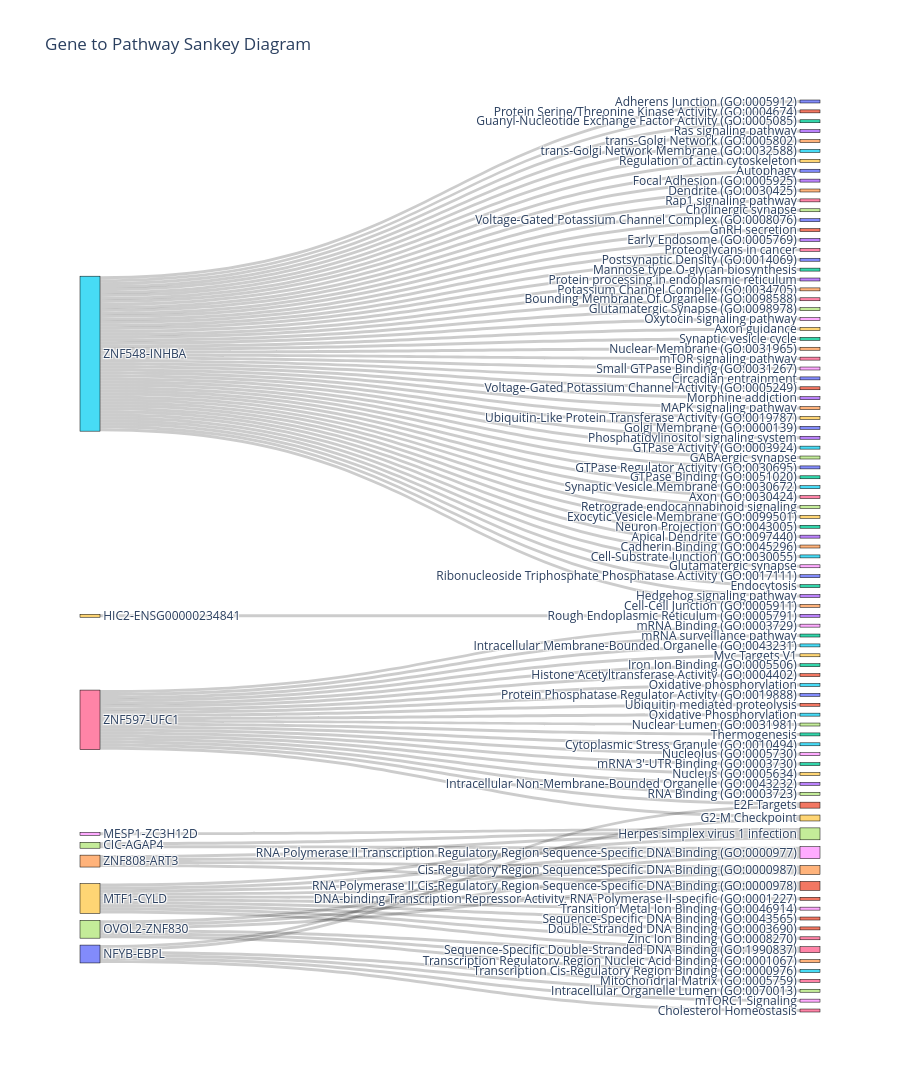

The cell this chart's notebook holds for it:
### Code cell
import plotly.graph_objects as go

# Data preparation as before
sources = []
targets = []
for gene, pathways in  data_dict.items():
    for pathway in pathways:
        sources.append(gene)
        targets.append(pathway)

# Create a mapping of genes and pathways to unique indices
unique_items = list(set(sources + targets))
item_indices = {item: idx for idx, item in enumerate(unique_items)}

# Create lists of indices for the Sankey diagram
source_indices = [item_indices[gene] for gene in sources]
target_indices = [item_indices[pathway] for pathway in targets]

# Define the Sankey diagram figure
fig = go.Figure(go.Sankey(
    node=dict(
        pad=15,
        thickness=20,
        line=dict(color="black", width=0.5),
        label=unique_items,
       align='right'
    ),
    link=dict(
        source=source_indices,
        target=target_indices,
        value=[1] * len(sources),  # All links have equal value
    )
))

# Update layout with increased figure size
fig.update_layout(
    title_text="Gene to Pathway Sankey Diagram",
    font_size=12,
    width=900,  # Increase width
    height=1550,  # Increase height
)

# Save the figure as SVG
fig.write_image("/12tb_dsk2/danish/GRN_new_21_feb_2025/data_preprocessed/grn_analysis_output/plots/sankey_enriched_plots.svg", format="svg", scale=1)# Show the figure
fig.show()

### Figure 1 — Plotly figure (JSON) as saved in the notebook; plotly's stock layout.template omitted (floating-point values rounded to 4 significant figures)
{"data": [{"link": {"source": [18, 66, 66, 66, 66, 66, 66, 66, 66, 66, 66, 66, 66, 66, 66, 66, 66, 66, 66, 66, 66, 74, 74, 74, 74, 49, 49, 49, 49, 49, 49, 49, 49, 49, 49, 29, 97, 97, 97, 97, 97, 97, 80, 80, 80, 80, 80, 80, 27, 27, 25, 25, 25, 25, 25, 25, 25, 25, 25, 25, 25, 25, 25, 25, 25, 25, 25, 25, 25, 25, 25, 25, 25, 25, 25, 25, 25, 25, 25, 25, 25, 25, 25, 25, 25, 25, 25, 25, 25, 25, 25, 25, 25, 25, 25, 25, 25, 25, 25, 25, 25, 25], "target": [7, 87, 69, 15, 45, 8, 19, 35, 73, 47, 58, 12, 52, 61, 89, 55, 41, 40, 31, 62, 22, 68, 64, 91, 7, 91, 68, 64, 7, 11, 96, 71, 81, 28, 56, 43, 68, 24, 91, 64, 95, 56, 89, 86, 57, 61, 6, 78, 7, 68, 72, 48, 39, 60, 70, 65, 82, 53, 37, 90, 50, 36, 2, 16, 54, 46, 94, 76, 88, 0, 14, 20, 26, 1, 33, 92, 34, 32, 3, 59, 30, 84, 51, 63, 38, 67, 10, 44, 23, 83, 13, 75, 4, 21, 5, 93, 9, 85, 77, 42, 17, 79], "value": [1, 1, 1, 1, 1, 1, 1, 1, 1, 1, 1, 1, 1, 1, 1, 1, 1, 1, 1, 1, 1, 1, 1, 1, 1, 1, 1, 1, 1, 1, 1, 1, 1, 1, 1, 1, 1, 1, 1, 1, 1, 1, 1, 1, 1, 1, 1, 1, 1, 1, 1, 1, 1, 1, 1, 1, 1, 1, 1, 1, 1, 1, 1, 1, 1, 1, 1, 1, 1, 1, 1, 1, 1, 1, 1, 1, 1, 1, 1, 1, 1, 1, 1, 1, 1, 1, 1, 1, 1, 1, 1, 1, 1, 1, 1, 1, 1, 1, 1, 1, 1, 1]}, "node": {"align": "right", "label": ["Adherens Junction (GO:0005912)", "Protein Serine/Threonine Kinase Activity (GO:0004674)", "Guanyl-Nucleotide Exchange Factor Activity (GO:0005085)", "Ras signaling pathway", "trans-Golgi Network (GO:0005802)", "trans-Golgi Network Membrane (GO:0032588)", "Mitochondrial Matrix (GO:0005759)", "Herpes simplex virus 1 infection", "mRNA Binding (GO:0003729)", "Regulation of actin cytoskeleton", "Autophagy", "DNA-binding Transcription Repressor Activity, RNA Polymerase II-specific (GO:0001227)", "mRNA surveillance pathway", "Focal Adhesion (GO:0005925)", "Dendrite (GO:0030425)", "Intracellular Membrane-Bounded Organelle (GO:0043231)", "Rap1 signaling pathway", "Cholinergic synapse", "MESP1-ZC3H12D", "Myc Targets V1", "Voltage-Gated Potassium Channel Complex (GO:0008076)", "GnRH secretion", "Iron Ion Binding (GO:0005506)", "Early Endosome (GO:0005769)", "Transcription Regulatory Region Nucleic Acid Binding (GO:0001067)", "ZNF548-INHBA", "Proteoglycans in cancer", "CIC-AGAP4", "Transition Metal Ion Binding (GO:0046914)", "HIC2-ENSG00000234841", "Postsynaptic Density (GO:0014069)", "Histone Acetyltransferase Activity (GO:0004402)", "Mannose type O-glycan biosynthesis", "Protein processing in endoplasmic reticulum", "Potassium Channel Complex (GO:0034705)", "Oxidative phosphorylation", "Bounding Membrane Of Organelle (GO:0098588)", "Glutamatergic Synapse (GO:0098978)", "Oxytocin signaling pathway", "Axon guidance", "Protein Phosphatase Regulator Activity (GO:0019888)", "Ubiquitin mediated proteolysis", "Synaptic vesicle cycle", "Rough Endoplasmic Reticulum (GO:0005791)", "Nuclear Membrane (GO:0031965)", "Oxidative Phosphorylation", "mTOR signaling pathway", "Nuclear Lumen (GO:0031981)", "Small GTPase Binding (GO:0031267)", "MTF1-CYLD", "Circadian entrainment", "Voltage-Gated Potassium Channel Activity (GO:0005249)", "Thermogenesis", "Morphine addiction", "MAPK signaling pathway", "Cytoplasmic Stress Granule (GO:0010494)", "Sequence-Specific Double-Stranded DNA Binding (GO:1990837)", "Intracellular Organelle Lumen (GO:0070013)", "Nucleolus (GO:0005730)", "Ubiquitin-Like Protein Transferase Activity (GO:0019787)", "Golgi Membrane (GO:0000139)", "E2F Targets", "mRNA 3'-UTR Binding (GO:0003730)", "Phosphatidylinositol signaling system", "Cis-Regulatory Region Sequence-Specific DNA Binding (GO:0000987)", "GTPase Activity (GO:0003924)", "ZNF597-UFC1", "GABAergic synapse", "RNA Polymerase II Transcription Regulatory Region Sequence-Specific DNA Binding (GO:0000977)", "Nucleus (GO:0005634)", "GTPase Regulator Activity (GO:0030695)", "Sequence-Specific DNA Binding (GO:0043565)", "GTPase Binding (GO:0051020)", "Intracellular Non-Membrane-Bounded Organelle (GO:0043232)", "ZNF808-ART3", "Synaptic Vesicle Membrane (GO:0030672)", "Axon (GO:0030424)", "Retrograde endocannabinoid signaling", "mTORC1 Signaling", "Exocytic Vesicle Membrane (GO:0099501)", "NFYB-EBPL", "Double-Stranded DNA Binding (GO:0003690)", "Neuron Projection (GO:0043005)", "Apical Dendrite (GO:0097440)", "Cadherin Binding (GO:0045296)", "Cell-Substrate Junction (GO:0030055)", "Cholesterol Homeostasis", "RNA Binding (GO:0003723)", "Glutamatergic synapse", "G2-M Checkpoint", "Ribonucleoside Triphosphate Phosphatase Activity (GO:0017111)", "RNA Polymerase II Cis-Regulatory Region Sequence-Specific DNA Binding (GO:0000978)", "Endocytosis", "Hedgehog signaling pathway", "Cell-Cell Junction (GO:0005911)", "Transcription Cis-Regulatory Region Binding (GO:0000976)", "Zinc Ion Binding (GO:0008270)", "OVOL2-ZNF830"], "line": {"color": "black", "width": 0.5}, "pad": 15, "thickness": 20}, "type": "sankey"}], "layout": {"font": {"size": 12}, "height": 1550, "title": {"text": "Gene to Pathway Sankey Diagram"}, "width": 900}}
